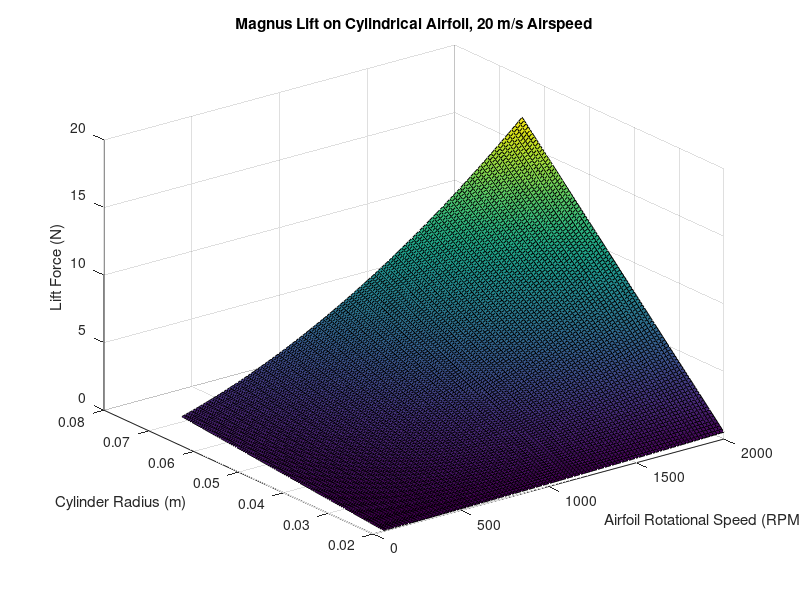
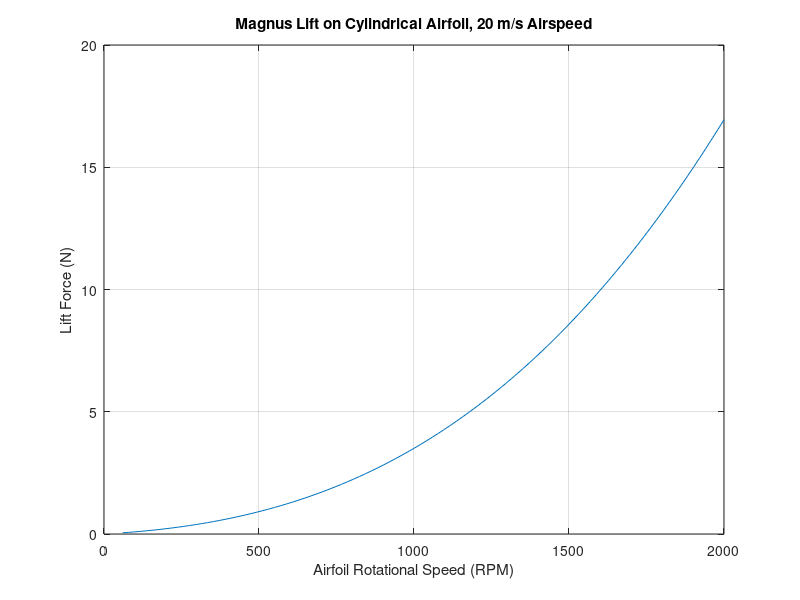
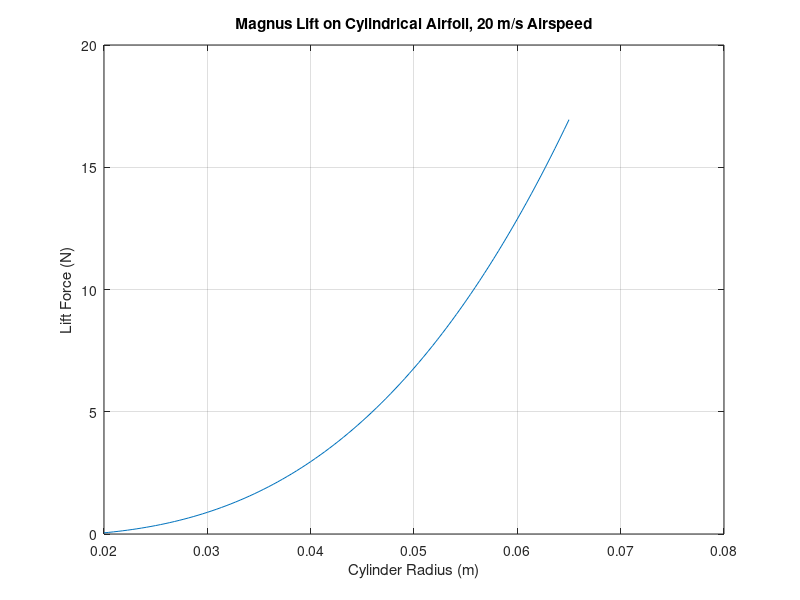

Source code (MATLAB) for these figures, in order:
%% Checking a range of values for radius and rotation speed
RPM = linspace(60,2000,100); %RPM of the airfoil after gearing (bronze bearings limit this value to 5,725 RPM)
rStella = linspace(0.02,0.065,100); %radius [m] of the airfoil
omega = RPM*0.10471975511966; %converting to radians per second
G = omega.*2*pi.*rStella.^2; %calculating the vortex strength, G
v = 20; %meters per second, the velocity of the air in the wind tunnel
rho = 1.2; %hg/m^3 - density of air
L = .127; %length of the airfoil in meters
[rspeed,radius] = meshgrid(RPM,rStella);
linForce = rho*v*G*L; %lift force linear to show individual relationship

% meshed lift force to show combined relationship
Force = zeros(100,100);
for i = 1:100
    for j = 1:100
        Force(i,j) = rho*v*omega(i)*2*pi*rStella(j)^2*L; %lift force
    end
end

figure;
surf(rspeed,radius,Force);
title('Magnus Lift on Cylindrical Airfoil, 20 m/s Airspeed')
xlabel('Airfoil Rotational Speed (RPM)');
ylabel('Cylinder Radius (m)');
zlabel('Lift Force (N)');

figure;
plot(RPM,linForce);
title('Magnus Lift on Cylindrical Airfoil, 20 m/s Airspeed')
xlabel('Airfoil Rotational Speed (RPM)');
ylabel('Lift Force (N)');
grid on;

figure;
plot(rStella,linForce);
title('Magnus Lift on Cylindrical Airfoil, 20 m/s Airspeed')
xlabel('Cylinder Radius (m)');
ylabel('Lift Force (N)');
grid on;